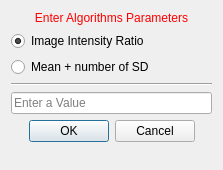
<?xml version="1.0" encoding="UTF-8"?>
<ui version="4.0">
 <class>AtrialScarViewUISQuant</class>
 <widget class="QWidget" name="AtrialScarViewUISQuant">
  <property name="geometry">
   <rect>
    <x>0</x>
    <y>0</y>
    <width>223</width>
    <height>170</height>
   </rect>
  </property>
  <property name="sizePolicy">
   <sizepolicy hsizetype="Preferred" vsizetype="Minimum">
    <horstretch>0</horstretch>
    <verstretch>0</verstretch>
   </sizepolicy>
  </property>
  <property name="minimumSize">
   <size>
    <width>0</width>
    <height>170</height>
   </size>
  </property>
  <property name="maximumSize">
   <size>
    <width>16777215</width>
    <height>170</height>
   </size>
  </property>
  <property name="windowTitle">
   <string>Set Values</string>
  </property>
  <layout class="QVBoxLayout" name="verticalLayout">
   <item>
    <widget class="QLabel" name="titleLabel">
     <property name="styleSheet">
      <string notr="true">QLabel { color: rgb(255, 0, 0) }</string>
     </property>
     <property name="text">
      <string>Enter Algorithms Parameters</string>
     </property>
     <property name="alignment">
      <set>Qt::AlignCenter</set>
     </property>
    </widget>
   </item>
   <item>
    <widget class="QRadioButton" name="radioButton_1">
     <property name="text">
      <string>Image Intensity Ratio</string>
     </property>
     <property name="checked">
      <bool>true</bool>
     </property>
    </widget>
   </item>
   <item>
    <widget class="QRadioButton" name="radioButton_2">
     <property name="text">
      <string>Mean + number of SD</string>
     </property>
    </widget>
   </item>
   <item>
    <widget class="Line" name="line">
     <property name="orientation">
      <enum>Qt::Horizontal</enum>
     </property>
    </widget>
   </item>
   <item>
    <widget class="QLineEdit" name="lineEdit">
     <property name="text">
      <string/>
     </property>
     <property name="placeholderText">
      <string>Enter a Value</string>
     </property>
    </widget>
   </item>
   <item>
    <widget class="QDialogButtonBox" name="buttonBox">
     <property name="enabled">
      <bool>true</bool>
     </property>
     <property name="orientation">
      <enum>Qt::Horizontal</enum>
     </property>
     <property name="standardButtons">
      <set>QDialogButtonBox::Cancel|QDialogButtonBox::Ok</set>
     </property>
     <property name="centerButtons">
      <bool>true</bool>
     </property>
    </widget>
   </item>
   <item>
    <spacer name="spacer">
     <property name="orientation">
      <enum>Qt::Vertical</enum>
     </property>
     <property name="sizeType">
      <enum>QSizePolicy::Expanding</enum>
     </property>
     <property name="sizeHint" stdset="0">
      <size>
       <width>20</width>
       <height>0</height>
      </size>
     </property>
    </spacer>
   </item>
  </layout>
 </widget>
 <layoutdefault spacing="6" margin="11"/>
 <resources/>
 <connections/>
</ui>
